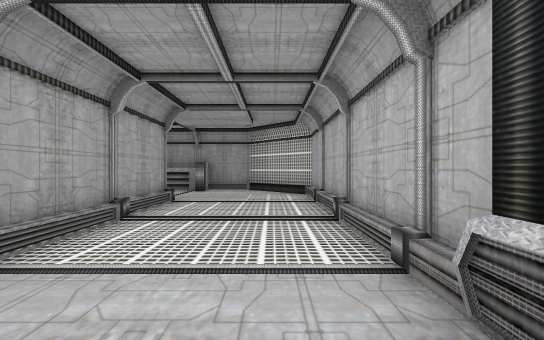
view 1 (above)

24 first-person views from a walk through a scene from a Unity 3-D project. The camera is 1.5 m above the floor, looks level and sees 90° across. The floor is counted in squares, 2 m on a side. Each view is taken from the middle of a square. On the plan, view 1 faces up. The plan holds only what a view shows up to about 10 squares ahead; the rest is blank. The place goes on beyond the plan. The player is left out.

view 2
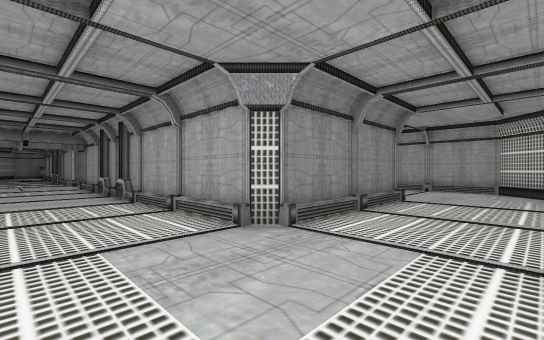

view 3
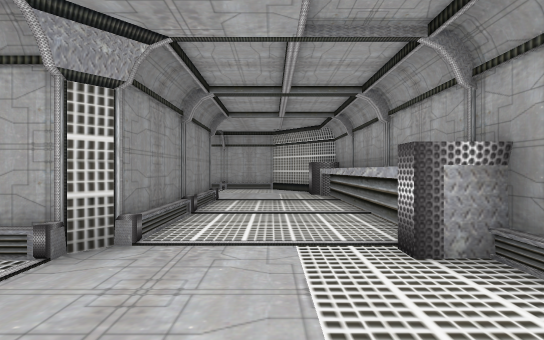

view 4
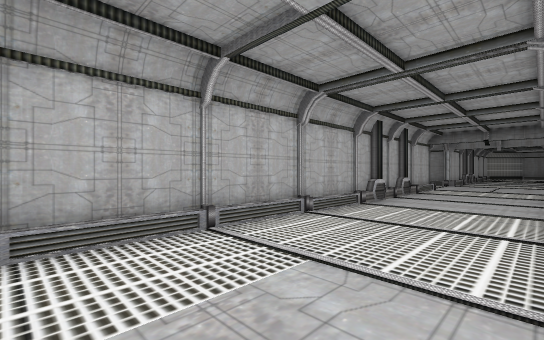

view 5
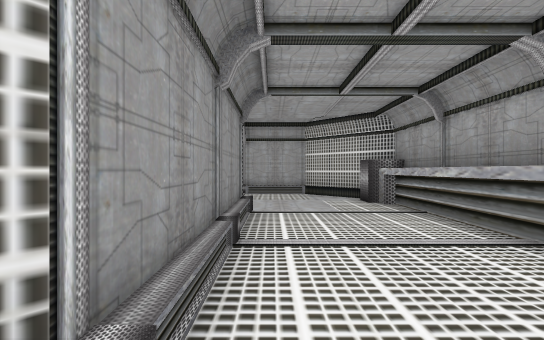

view 6
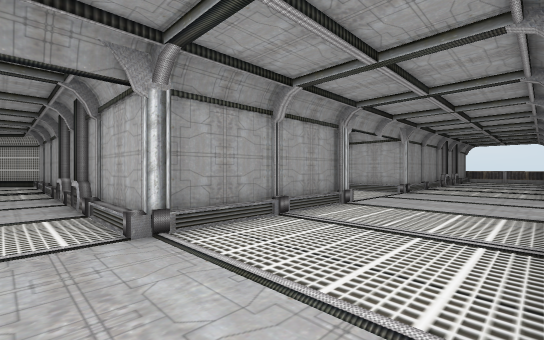

view 7
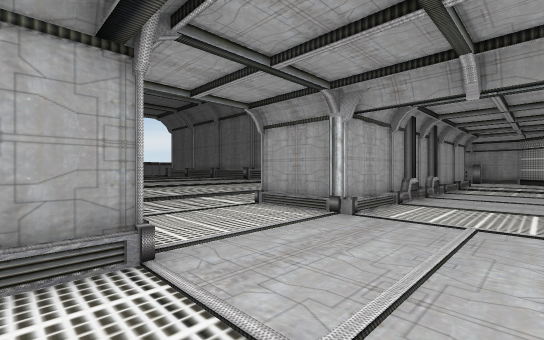

view 8
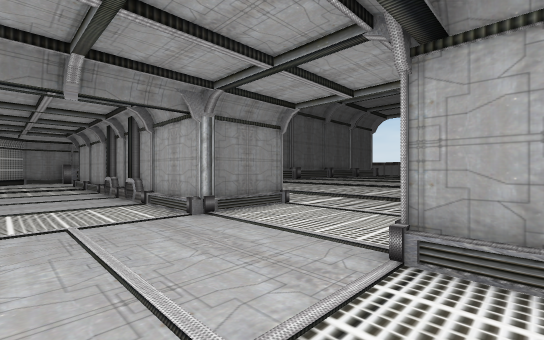

view 9
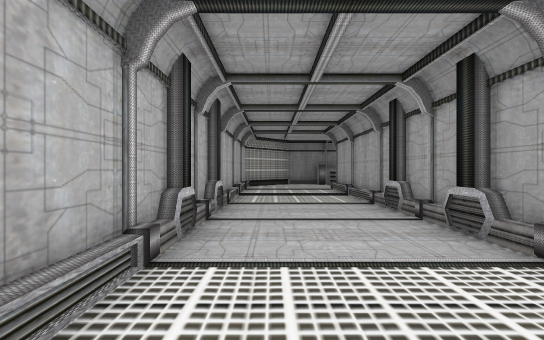

view 10
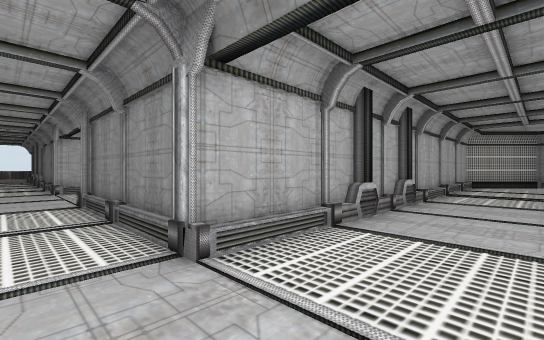

view 11
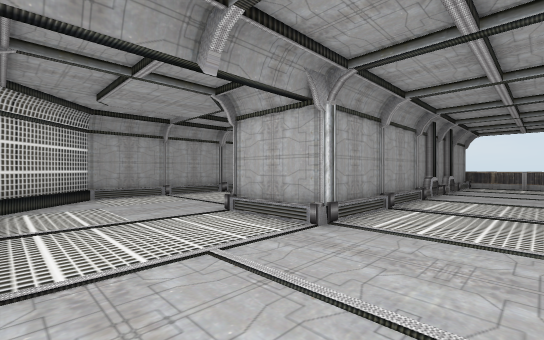

view 12
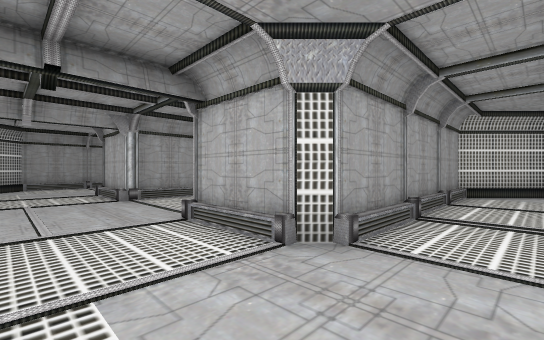

view 13
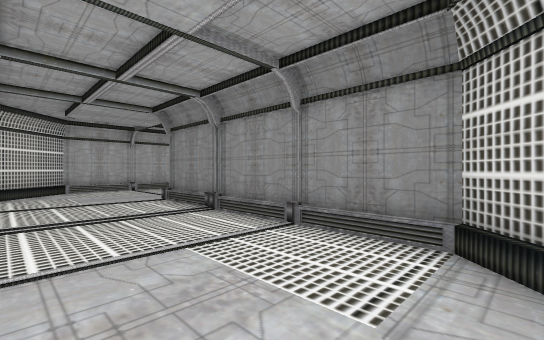

view 14
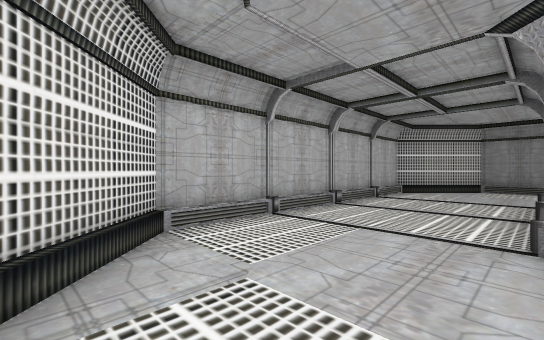

view 15
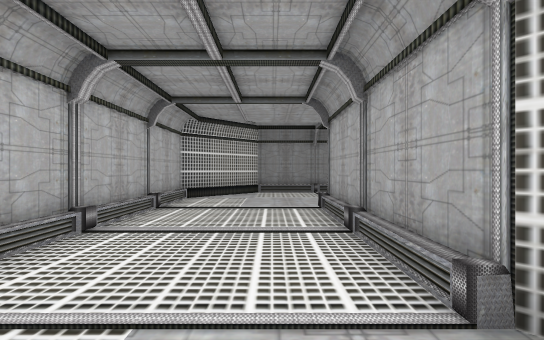

view 16
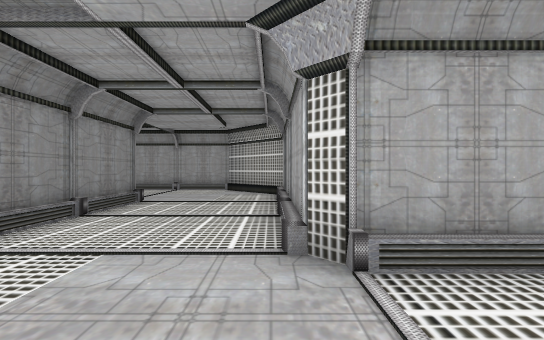

view 17
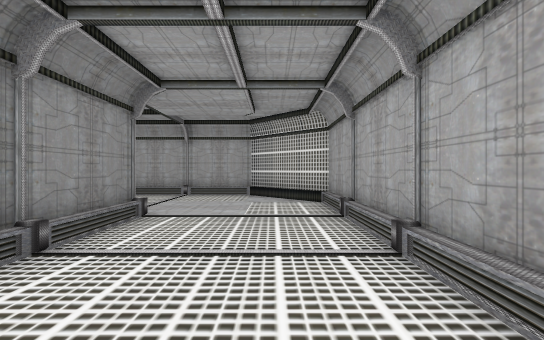

view 18
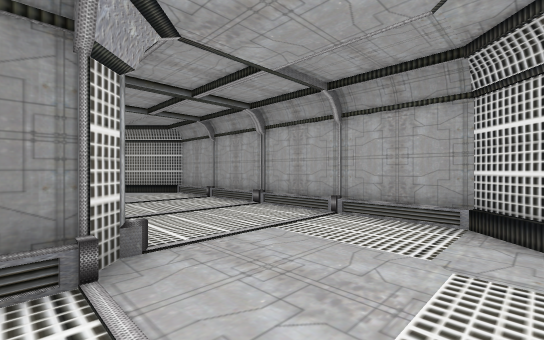

view 19
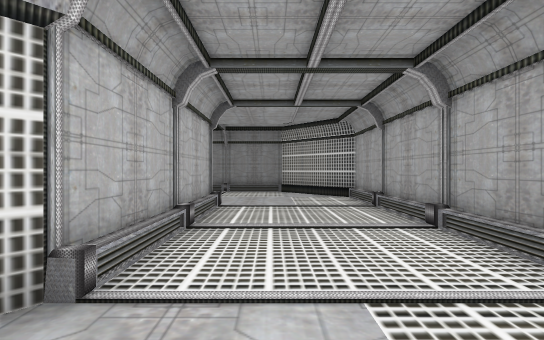

view 20
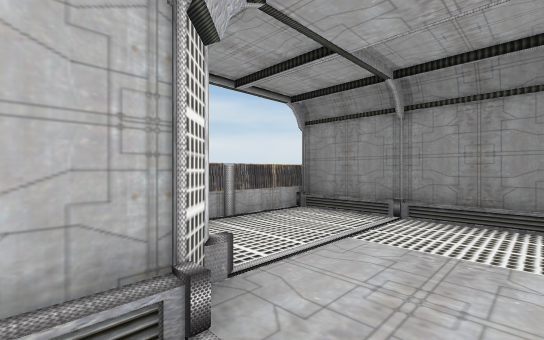

view 21
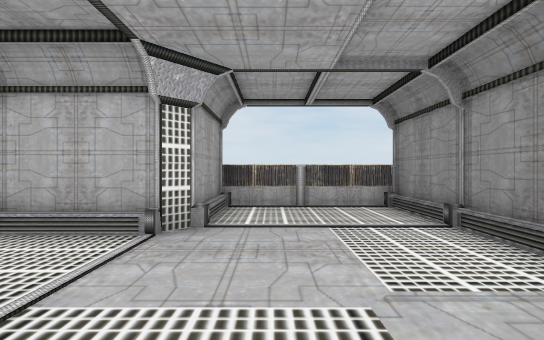

view 22
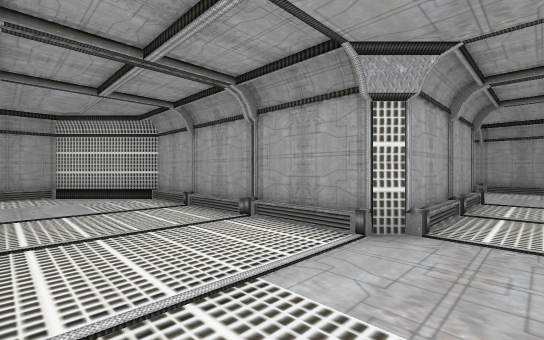

view 23
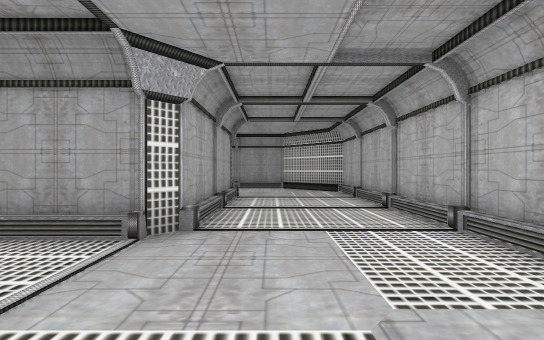

view 24
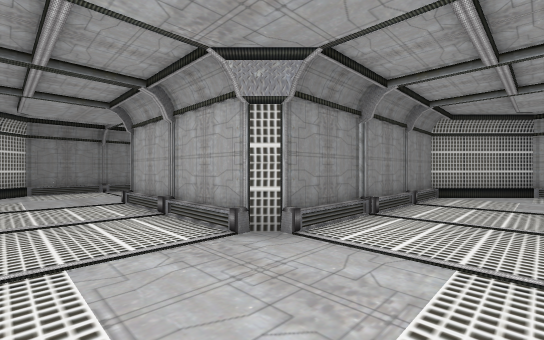

### Floor plan
Key: @ floor where view 1 was taken; # wall or solid block; . main floor; - floor 0.25 m lower than the main floor; : floor 0.5 m higher than the main floor; / step, stairs or slope; ^ raised ledge.
Columns run from 11 left of view 1 to 20 right of it. Each row starts with its distance up from view 1.
 11                         ###
 10  ############           ...
  9  #........./##  #/..........##
  8 ##..........:#  ##/..........#
  7 #.........../#   ##//##//....#
  6 #...######../#    #######/...#
  5          #../#          ##...#
  4          #../#          #/...#
  3          #../#          #/...#
  2          #..##   ########....#
  1          #..#   ##...........
  0          #.@:   #...........
 -1          #..##  #..........#
 -2    --    #../#  #.../#  ####
 -3    ---   #../#####../#######
 -4    ----###../##...../##....###
 -5    ----........................^
 -6    ----........................^
 -7    ----###../##...../##..
 -8    ---   #../#####../##
 -9    --    #../#    ../#######
-10          #..##    .........##
-11          #..:     ..........##
-12          #..#     ...........#
-13          #..##    #######....#
-14          #../#          #/...#
-15          #../#          ##...#
-16          #../#          #/...#
-17          #../#    #######/...#
-18           ../#   ##//////....#
-19           ..    ##...........#
-20                 #/..........##
-21                 #/.........##
-22                 #/..########
-23                 #/..##
-24                 #/...#
-25                 #/...#
-26                 #/...##^
-27                 #/.....^
-28                 ##.....^
-29                  ##....^
-30                   #####^

Where each view was taken, in squares from view 1:
view 1: 0 up, 0 right, facing up
view 2: 9 up, 0 right, facing down-left
view 3: 8 up, 0 right, facing left
view 4: 8 up, 2 left, facing down-right
view 5: 7 up, 2 left, facing left
view 6: 7 down, 0 right, facing up-right
view 7: 8 down, 0 right, facing up-left
view 8: 3 down, 0 right, facing down-left
view 9: 7 down, 0 right, facing down
view 10: 6 down, 1 left, facing down-right
view 11: 6 down, 6 right, facing up-right
view 12: 11 down, 7 right, facing up-right
view 13: 10 down, 7 right, facing down-right
view 14: 10 down, 14 right, facing down-right
view 15: 12 down, 15 right, facing down
view 16: 18 down, 16 right, facing left
view 17: 19 down, 14 right, facing left
view 18: 19 down, 10 right, facing down-left
view 19: 20 down, 8 right, facing down
view 20: 25 down, 8 right, facing down-right
view 21: 27 down, 6 right, facing right
view 22: 1 down, 15 right, facing up-left
view 23: 1 down, 15 right, facing up
view 24: 9 up, 16 right, facing down-left
